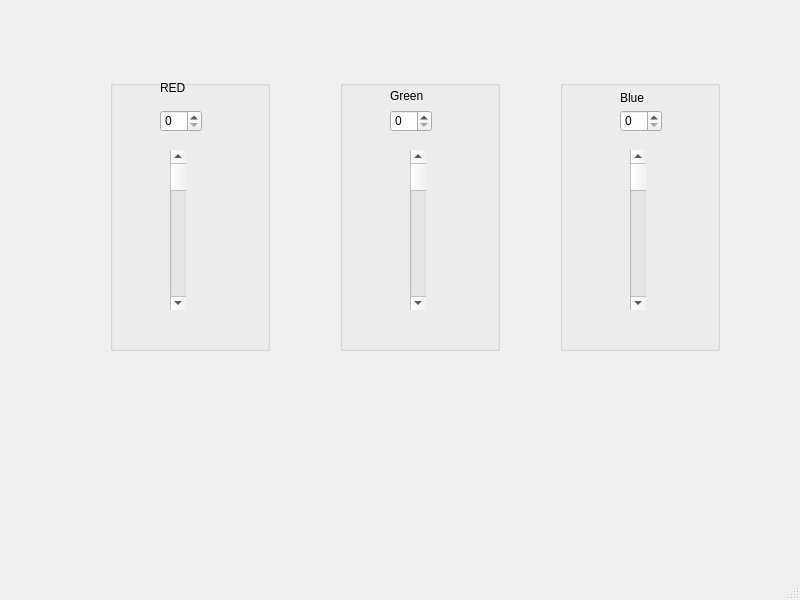
<?xml version="1.0" encoding="UTF-8"?>
<ui version="4.0">
 <class>MainWindow</class>
 <widget class="QMainWindow" name="MainWindow">
  <property name="geometry">
   <rect>
    <x>0</x>
    <y>0</y>
    <width>800</width>
    <height>600</height>
   </rect>
  </property>
  <property name="windowTitle">
   <string>RGB Controller</string>
  </property>
  <widget class="QWidget" name="centralwidget">
   <widget class="QWidget" name="gridLayoutWidget">
    <property name="geometry">
     <rect>
      <x>110</x>
      <y>80</y>
      <width>160</width>
      <height>271</height>
     </rect>
    </property>
    <layout class="QGridLayout" name="gridLayout">
     <item row="0" column="0">
      <widget class="QGroupBox" name="groupBox">
       <property name="title">
        <string/>
       </property>
       <widget class="QLabel" name="label">
        <property name="geometry">
         <rect>
          <x>50</x>
          <y>0</y>
          <width>55</width>
          <height>16</height>
         </rect>
        </property>
        <property name="text">
         <string>RED</string>
        </property>
       </widget>
       <widget class="QScrollBar" name="verticalScrollBar_2">
        <property name="geometry">
         <rect>
          <x>60</x>
          <y>70</y>
          <width>16</width>
          <height>160</height>
         </rect>
        </property>
        <property name="maximum">
         <number>250</number>
        </property>
        <property name="orientation">
         <enum>Qt::Vertical</enum>
        </property>
       </widget>
       <widget class="QSpinBox" name="spinBox">
        <property name="geometry">
         <rect>
          <x>50</x>
          <y>30</y>
          <width>42</width>
          <height>22</height>
         </rect>
        </property>
        <property name="maximum">
         <number>250</number>
        </property>
       </widget>
      </widget>
     </item>
    </layout>
   </widget>
   <widget class="QWidget" name="gridLayoutWidget_2">
    <property name="geometry">
     <rect>
      <x>340</x>
      <y>80</y>
      <width>160</width>
      <height>271</height>
     </rect>
    </property>
    <layout class="QGridLayout" name="gridLayout_2">
     <item row="0" column="0">
      <widget class="QGroupBox" name="groupBox_2">
       <property name="title">
        <string/>
       </property>
       <widget class="QLabel" name="label_2">
        <property name="geometry">
         <rect>
          <x>50</x>
          <y>0</y>
          <width>91</width>
          <height>31</height>
         </rect>
        </property>
        <property name="text">
         <string>Green</string>
        </property>
       </widget>
       <widget class="QScrollBar" name="verticalScrollBar">
        <property name="geometry">
         <rect>
          <x>70</x>
          <y>70</y>
          <width>16</width>
          <height>160</height>
         </rect>
        </property>
        <property name="maximum">
         <number>250</number>
        </property>
        <property name="orientation">
         <enum>Qt::Vertical</enum>
        </property>
       </widget>
       <widget class="QSpinBox" name="spinBox_2">
        <property name="geometry">
         <rect>
          <x>50</x>
          <y>30</y>
          <width>42</width>
          <height>22</height>
         </rect>
        </property>
        <property name="maximum">
         <number>250</number>
        </property>
       </widget>
      </widget>
     </item>
    </layout>
   </widget>
   <widget class="QWidget" name="gridLayoutWidget_3">
    <property name="geometry">
     <rect>
      <x>560</x>
      <y>80</y>
      <width>160</width>
      <height>271</height>
     </rect>
    </property>
    <layout class="QGridLayout" name="gridLayout_3">
     <item row="0" column="0">
      <widget class="QGroupBox" name="groupBox_3">
       <property name="title">
        <string/>
       </property>
       <widget class="QLabel" name="label_3">
        <property name="geometry">
         <rect>
          <x>60</x>
          <y>10</y>
          <width>55</width>
          <height>16</height>
         </rect>
        </property>
        <property name="text">
         <string>Blue</string>
        </property>
       </widget>
       <widget class="QScrollBar" name="verticalScrollBar_3">
        <property name="geometry">
         <rect>
          <x>70</x>
          <y>70</y>
          <width>16</width>
          <height>160</height>
         </rect>
        </property>
        <property name="maximum">
         <number>250</number>
        </property>
        <property name="orientation">
         <enum>Qt::Vertical</enum>
        </property>
       </widget>
       <widget class="QSpinBox" name="spinBox_3">
        <property name="geometry">
         <rect>
          <x>60</x>
          <y>30</y>
          <width>42</width>
          <height>22</height>
         </rect>
        </property>
        <property name="maximum">
         <number>250</number>
        </property>
       </widget>
      </widget>
     </item>
    </layout>
   </widget>
  </widget>
  <widget class="QMenuBar" name="menubar">
   <property name="geometry">
    <rect>
     <x>0</x>
     <y>0</y>
     <width>800</width>
     <height>26</height>
    </rect>
   </property>
  </widget>
  <widget class="QStatusBar" name="statusbar"/>
 </widget>
 <resources/>
 <connections>
  <connection>
   <sender>verticalScrollBar_2</sender>
   <signal>valueChanged(int)</signal>
   <receiver>spinBox</receiver>
   <slot>setValue(int)</slot>
   <hints>
    <hint type="sourcelabel">
     <x>174</x>
     <y>202</y>
    </hint>
    <hint type="destinationlabel">
     <x>176</x>
     <y>154</y>
    </hint>
   </hints>
  </connection>
  <connection>
   <sender>spinBox</sender>
   <signal>valueChanged(int)</signal>
   <receiver>verticalScrollBar_2</receiver>
   <slot>setValue(int)</slot>
   <hints>
    <hint type="sourcelabel">
     <x>196</x>
     <y>153</y>
    </hint>
    <hint type="destinationlabel">
     <x>185</x>
     <y>258</y>
    </hint>
   </hints>
  </connection>
  <connection>
   <sender>verticalScrollBar</sender>
   <signal>valueChanged(int)</signal>
   <receiver>spinBox_2</receiver>
   <slot>setValue(int)</slot>
   <hints>
    <hint type="sourcelabel">
     <x>425</x>
     <y>237</y>
    </hint>
    <hint type="destinationlabel">
     <x>411</x>
     <y>154</y>
    </hint>
   </hints>
  </connection>
  <connection>
   <sender>spinBox_2</sender>
   <signal>valueChanged(int)</signal>
   <receiver>verticalScrollBar</receiver>
   <slot>setValue(int)</slot>
   <hints>
    <hint type="sourcelabel">
     <x>398</x>
     <y>150</y>
    </hint>
    <hint type="destinationlabel">
     <x>423</x>
     <y>210</y>
    </hint>
   </hints>
  </connection>
  <connection>
   <sender>verticalScrollBar_3</sender>
   <signal>valueChanged(int)</signal>
   <receiver>spinBox_3</receiver>
   <slot>setValue(int)</slot>
   <hints>
    <hint type="sourcelabel">
     <x>638</x>
     <y>257</y>
    </hint>
    <hint type="destinationlabel">
     <x>633</x>
     <y>155</y>
    </hint>
   </hints>
  </connection>
  <connection>
   <sender>spinBox_3</sender>
   <signal>valueChanged(int)</signal>
   <receiver>verticalScrollBar_3</receiver>
   <slot>setValue(int)</slot>
   <hints>
    <hint type="sourcelabel">
     <x>653</x>
     <y>152</y>
    </hint>
    <hint type="destinationlabel">
     <x>636</x>
     <y>272</y>
    </hint>
   </hints>
  </connection>
 </connections>
</ui>
